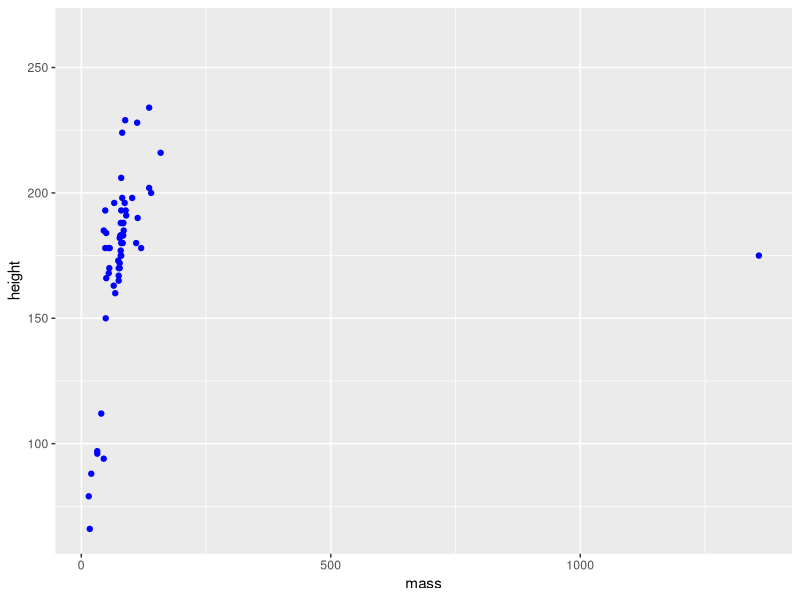

This chart was generated by the following R code:
## ---- chunk 1
knitr::opts_chunk$set(echo = TRUE)

library(tidyverse)
library(ggplot2)


## ---- chunk 2

ggplot(starwars, aes(x = mass, y = height)) + 
  geom_point(color='blue')


